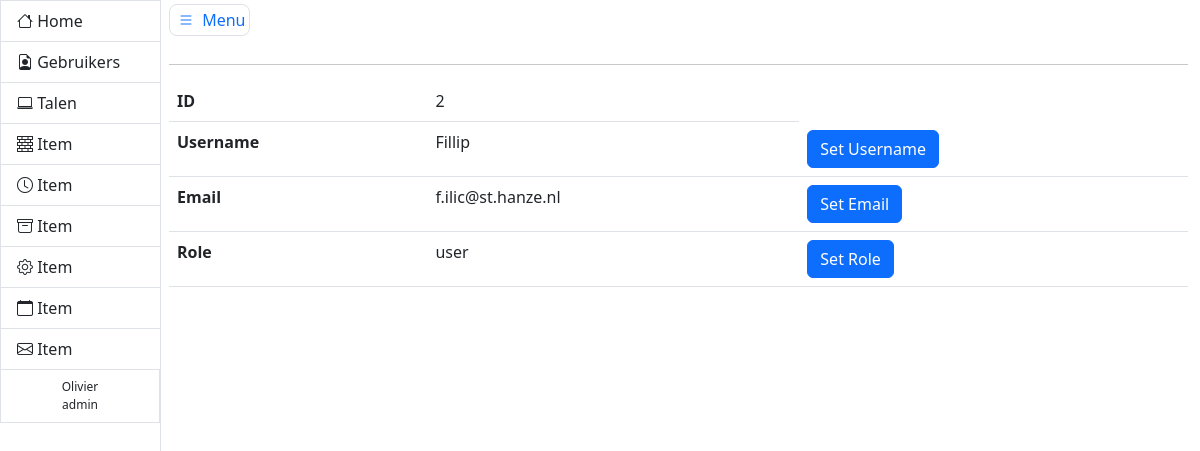
Before: /admin/gebruikers?id=2 (signed in) with the older database file.
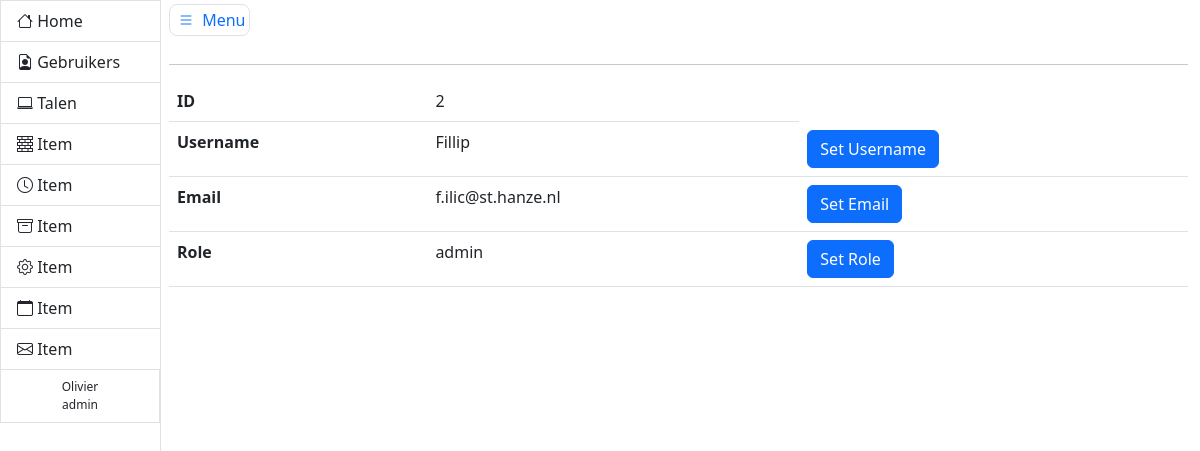
After: the same page with the newer database file.
### models.py (models this page shows, shortened)
class User(db.Model, UserMixin):
    __tablename__ = 'users'
    id = db.Column(db.Integer, primary_key=True, autoincrement=True)
    email = db.Column(db.String(), nullable=False, unique=True)
    username = db.Column(db.String(), nullable=False, unique=True)
    role = db.Column(db.String(), nullable=False, default='user')
    password_hash = db.Column(db.String(128))

### admin/views.py (the view, shortened to what this page needs)
@admin_blueprint.route('/gebruikers', methods=['GET', 'POST'])
@login_required
@admin_required
def gebruikers():
    emailform = SetEmail()
    usernameform = SetUsername()
    roleform = SetRole()
    if request.args.get('id') is not None:
        user = User.query.get(int(request.args.get('id')))
        return render_template('viewuser.html', user=user, emailform=emailform, usernameform=usernameform,
                               roleform=roleform)
    users = User.query.all()
    print(users)
    return render_template('users.html', users=users)

### __init__.py (called while the page is built)
@login_manager.user_loader
def get_user(user_id):
    try:
        return User.query.get(int(user_id))
    except:
        return None

### admin/templates/viewuser.html (shortened to what this page needs)
{% extends 'adminbase.html' %} {% block content %} <table class="table">
  <tbody>
    <tr>
      <th scope="row">ID</th>
      <td>{{ user.id }}</td>
    </tr>
    <tr>
      <th scope="row">Username</th>
      <td>{{ user.username }}</td>
      <td>
        <button type="button" class="btn btn-primary" data-bs-toggle="modal" data-bs-target="#exampleModalUsername"> Set Username </button>
      </td>
    </tr>
    <tr>
      <th scope="row">Email</th>
      <td>{{ user.email }}</td>
      <td>
        <button type="button" class="btn btn-primary" data-bs-toggle="modal" data-bs-target="#exampleModalEmail"> Set Email </button>
      </td>
    </tr>
    <tr>
      <th scope="row">Role</th>
      <td>{{ user.role }}</td>
      <td>
        <button type="button" class="btn btn-primary" data-bs-toggle="modal" data-bs-target="#exampleModalRole"> Set Role </button>
      </td>
    </tr>
  </tbody>
</table> {% endblock %}

### admin/templates/adminbase.html (shortened to what this page needs)
<!DOCTYPE html>
<html lang="en">
<head>
    <link href="{{ url_for('static', filename='css/main.css') }}" rel="stylesheet">
    <link href="https://cdn.jsdelivr.net/npm/bootstrap@5.3.0-alpha1/dist/css/bootstrap.min.css" rel="stylesheet">
</head>
<body>
<div class="container-fluid">
    <div class="row flex-nowrap">
        <div class="col-auto px-0">
            <div id="sidebar" class="collapse collapse-horizontal show border-end">
                <div id="sidebar-nav" class="list-group border-0 rounded-0 text-sm-start min-vh-100">
                    <a href="{{ url_for('index') }}" class="list-group-item border-end-0 d-inline-block text-truncate" data-bs-parent="#sidebar"><i class="bi bi-house"></i> <span>Home</span> </a>
                    <a href="{{ url_for('admin.gebruikers') }}" class="list-group-item border-end-0 d-inline-block text-truncate" data-bs-parent="#sidebar"><i class="bi bi-file-earmark-person"></i> <span>Gebruikers</span></a>
                    <a href="{{ url_for('admin.taal') }}" class="list-group-item border-end-0 d-inline-block text-truncate" data-bs-parent="#sidebar"><i class="bi bi-laptop"></i> <span>Talen</span></a>
                    <a href="#" class="list-group-item border-end-0 d-inline-block text-truncate" data-bs-parent="#sidebar"><i class="bi bi-bricks"></i> <span>Item</span></a>
                    <a href="#" class="list-group-item border-end-0 d-inline-block text-truncate" data-bs-parent="#sidebar"><i class="bi bi-clock"></i> <span>Item</span></a>
                    <a href="#" class="list-group-item border-end-0 d-inline-block text-truncate" data-bs-parent="#sidebar"><i class="bi bi-archive"></i> <span>Item</span></a>
                    <a href="#" class="list-group-item border-end-0 d-inline-block text-truncate" data-bs-parent="#sidebar"><i class="bi bi-gear"></i> <span>Item</span></a>
                    <a href="#" class="list-group-item border-end-0 d-inline-block text-truncate" data-bs-parent="#sidebar"><i class="bi bi-calendar"></i> <span>Item</span></a>
                    <a href="#" class="list-group-item border-end-0 d-inline-block text-truncate" data-bs-parent="#sidebar"><i class="bi bi-envelope"></i> <span>Item</span></a>
                    {% if current_user.is_authenticated %}
                    <p class="copyright list-group-item d-inline-block text-truncate">{{ current_user.username }} <br> {{ current_user.role }}</p>
                    {% endif %}
                </div>
            </div>
        </div>
        <main class="col ps-md-2 pt-2">
            <a href="#" data-bs-target="#sidebar" data-bs-toggle="collapse" class="border rounded-3 p-1 text-decoration-none"><i class="bi bi-list bi-lg py-2 p-1"></i> Menu</a>
            <div class="page-header pt-3">
            </div>
            <hr>
            <div class="row">
                <div class="col-12">
                    {% block content %}
                    {% endblock %}
                </div>
            </div>
        </main>
    </div>
</div>
</body>
</html>

### static/css/main.css (style rules this page uses)
html { position: relative; min-height: 100%; }
#sidebar-nav { width: 160px; }
#sidebar { position: relative; }
.copyright { background-color: #f8f9fa; color: #6c757d; font-size: 12px; padding: 5px 10px; border-top: 1px solid #dee2e6; width: 100%; text-align: center; }

Changed rows visible on the page:
changed User "Fillip": role "user" → "admin"
